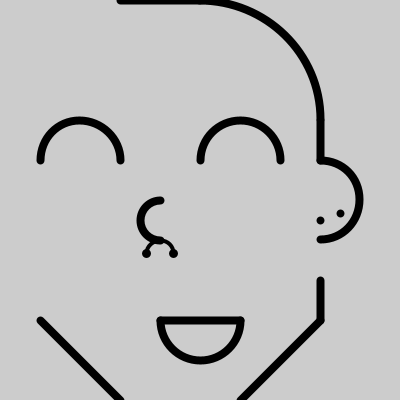
Frame 1 (no input)
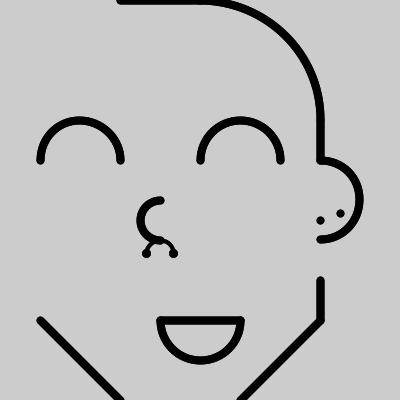
Frame 2 (the mouse pressed at the canvas centre, redrawn once)

The Processing sketch that drew these frames (run headless with seeded random() and noise(); the mouse was pressed at the canvas centre and the sketch redrawn once):

// Processing sketch: p2_retrato
// ── p2_retrato.pde
float m=40;
void setup(){
  noFill();
  size(400,400);
}
void draw(){
  strokeWeight(8);
 
  lide();
  noLoop();

}

// ── lide.pde
  void lide(){
  //cara
   line(m*3,0,m*5,0);
   arc(m*5,m*3,m*6,m*6,radians(270), radians(360));
   line(m*8,m*3,m*8,m*4);
   line(m*8,m*8,m*6,m*10);
   line(m,m*8,m*3,m*10);
   line(m*8,m*8,m*8,m*7);
  //oreja
    arc(m*8,m*5,m*2,m*2,radians(270), radians(450));
    point(m*8,m*5+m/2);
    point(m*8+m/2,m*5+m/3);
  //ojos
   arc(m*2,m*4,m*2,m*2,radians(180), radians(360));
   arc(m*6,m*4,m*2,m*2,radians(180), radians(360));
  //raiz
   arc(m*4,m*5+m/2,m,m,radians(90), radians(270));
  //peircing
  strokeWeight(4);
   arc(m*4,m*6+m/3,m*2/3,m*2/3,radians(180), radians(360));
   strokeWeight(9);
   point(m*4+m/3,m*6+m*1/3);
   point(m*4-m/3,m*6+m*1/3);
  //boca
   strokeWeight(8);
   line(m*4,m*8,m*6,m*8);
   arc(m*5,m*8,m*2,m*2,radians(0), radians(180));
   
  }
